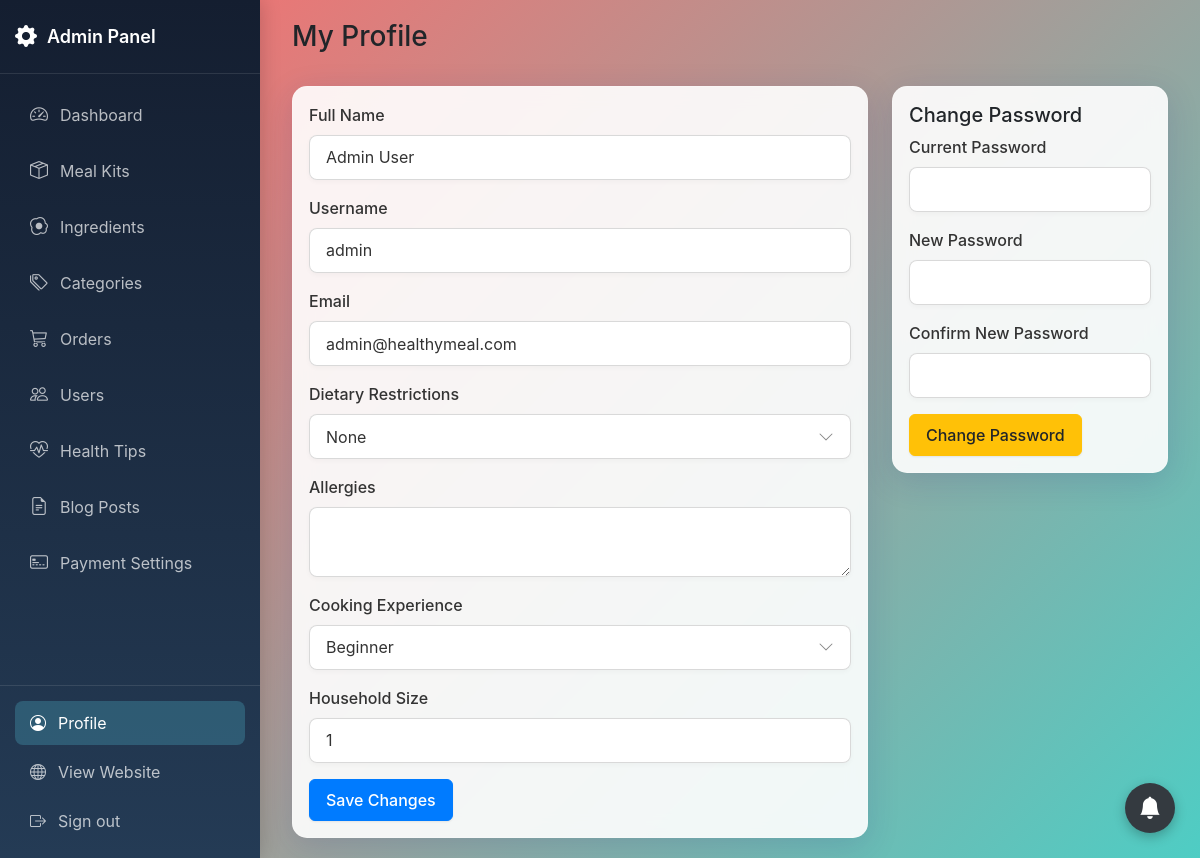
Screenshot of /admin/profile.php (signed in) with the database file from the repository.
### tables this page shows
CREATE TABLE users (
    user_id INT PRIMARY KEY AUTO_INCREMENT,
    username VARCHAR(50) UNIQUE NOT NULL,
    email VARCHAR(100) UNIQUE NOT NULL,
    password VARCHAR(255) NOT NULL,
    full_name VARCHAR(100) NOT NULL,
    role TINYINT(1) DEFAULT 0 COMMENT '0: user, 1: admin',
    is_active TINYINT(1) DEFAULT 1 COMMENT '0: inactive, 1: active',
    last_login_at DATETIME DEFAULT NULL,
    inactivity_reason VARCHAR(255) DEFAULT NULL,
    deactivated_at DATETIME DEFAULT NULL,
    reactivated_at DATETIME DEFAULT NULL,
    created_at TIMESTAMP DEFAULT CURRENT_TIMESTAMP
);

### admin/profile.php (the view, shortened to what this page needs)
<?php
require_once '../includes/auth_check.php';
$user_id = $_SESSION['user_id'];
$stmt = $mysqli->prepare("
    SELECT u.*, up.dietary_restrictions, up.allergies, up.cooking_experience, up.household_size
    FROM users u
    LEFT JOIN user_preferences up ON u.user_id = up.user_id
    WHERE u.user_id = ?
");
$stmt->bind_param("i", $user_id);
$stmt->execute();
$user = $stmt->get_result()->fetch_assoc();
?>
<!DOCTYPE html>
<html lang="en">
<head>
    <link href="https://cdn.jsdelivr.net/npm/bootstrap@5.3.0/dist/css/bootstrap.min.css" rel="stylesheet">
    <link rel="stylesheet" href="https://cdn.jsdelivr.net/npm/bootstrap-icons@1.11.3/font/bootstrap-icons.min.css">
    <link rel="stylesheet" href="assets/css/admin.css">
</head>
<body>
<div class="admin-container">
    <?php include 'includes/sidebar.php'; ?>
    <main class="main-content">
        <div class="container-fluid">
            <div class="row mb-4">
                <div class="col-12">
                    <h3 class="page-title">My Profile</h3>
                </div>
            </div>
            <div class="row">
                <div class="col-md-8">
                    <div class="card">
                        <div class="card-body">
                            <form id="profileForm">
                                <div class="mb-3">
                                    <label class="form-label">Full Name</label>
                                    <input type="text" class="form-control" name="full_name" value="<?php echo htmlspecialchars($user['full_name']); ?>" required>
                                </div>
                                <div class="mb-3">
                                    <label class="form-label">Username</label>
                                    <input type="text" class="form-control" name="username" value="<?php echo htmlspecialchars($user['username']); ?>" required>
                                </div>
                                <div class="mb-3">
                                    <label class="form-label">Email</label>
                                    <input type="email" class="form-control" name="email" value="<?php echo htmlspecialchars($user['email']); ?>" required>
                                </div>
                                <div class="mb-3">
                                    <label class="form-label">Dietary Restrictions</label>
                                    <select class="form-select" name="dietary_restrictions">
                                        <option value="">None</option>
                                    </select>
                                </div>
                                <div class="mb-3">
                                    <label class="form-label">Allergies</label>
                                    <textarea class="form-control" name="allergies" rows="2"><?php echo htmlspecialchars($user['allergies'] ?? ''); ?></textarea>
                                </div>
                                <div class="mb-3">
                                    <label class="form-label">Cooking Experience</label>
                                    <select class="form-select" name="cooking_experience">
                                        <option value="beginner" <?php echo ($user['cooking_experience'] == 'beginner') ? 'selected' : ''; ?>>Beginner</option>
                                    </select>
                                </div>
                                <div class="mb-3">
                                    <label class="form-label">Household Size</label>
                                    <input type="number" class="form-control" name="household_size" value="<?php echo htmlspecialchars($user['household_size'] ?? 1); ?>" min="1">
                                </div>
                                <button type="button" class="btn btn-primary" onclick="updateProfile()">Save Changes</button>
                            </form>
                        </div>
                    </div>
                </div>
                <div class="col-md-4">
                    <div class="card">
                        <div class="card-body">
                            <h5 class="card-title">Change Password</h5>
                            <form id="passwordForm">
                                <div class="mb-3">
                                    <label class="form-label">Current Password</label>
                                    <input type="password" class="form-control" name="current_password" required>
                                </div>
                                <div class="mb-3">
                                    <label class="form-label">New Password</label>
                                    <input type="password" class="form-control" name="new_password" required>
                                </div>
                                <div class="mb-3">
                                    <label class="form-label">Confirm New Password</label>
                                    <input type="password" class="form-control" name="confirm_password" required>
                                </div>
                                <button type="button" class="btn btn-warning" onclick="updatePassword()">Change Password</button>
                            </form>
                        </div>
                    </div>
                </div>
            </div>
        </div>
    </main>
</div>
</body>
</html>

### admin/assets/css/admin.css (style rules this page uses)
body { min-height: 100vh; background: linear-gradient(135deg, #ff6b6b 0%, #4ecdc4 100%); overflow-x: hidden; margin: 0; padding: 0; font-family: -apple-system, BlinkMacSystemFont, "Segoe UI", Roboto, Oxygen-Sans, Ubuntu, Cantarell, "Helvetica Neue", sans-serif; }
.admin-container { display: flex; min-height: 100vh; position: relative; width: 100%; }
.main-content { flex: 1; margin-left: 260px; padding: 20px; overflow-y: auto; position: relative; min-height: 100vh; transition: all 0.3s ease; width: calc(100% - 260px); }
.card { background: rgba(255, 255, 255, 0.9); backdrop-filter: blur(10px); -webkit-backdrop-filter: blur(10px); border: 1px solid rgba(255, 255, 255, 0.18); box-shadow: 0 8px 32px 0 rgba(31, 38, 135, 0.15); border-radius: 15px; }
.btn-primary { background-color: #007bff; border-color: #007bff; color: white; }
.btn-warning { background-color: #ffc107; border-color: #ffc107; color: #212529; }
.form-control, .form-select { background: rgba(255, 255, 255, 0.9); border: 1px solid rgba(255, 255, 255, 0.18); border-radius: 8px; padding: 0.5rem 1rem; backdrop-filter: blur(4px); -webkit-backdrop-filter: blur(4px); }
.form-label { color: #333; font-weight: 500; margin-bottom: 0.5rem; }
.btn { font-weight: 500; padding: 0.5rem 1rem; border-radius: 6px; transition: all 0.2s ease-in-out; box-shadow: 0 1px 2px rgba(0, 0, 0, 0.08); }
.form-control, .form-select, .input-group-text, .dataTables_wrapper .dataTables_length select, .dataTables_wrapper .dataTables_filter input, input[type="text"], input[type="email"], input[type="password"], input[type="number"], input[type="date"], input[type="time"], input[type="search"], textarea, select { background: rgba(255, 255, 255, 0.95); border: 1px solid rgba(0, 0, 0, 0.15) !important; border-radius: 8px; padding: 0.6rem 1rem; color: #333; box-shadow: 0 2px 5px rgba(0, 0, 0, 0.03); transition: all 0.2s ease-in-out; }
select.form-select { background-repeat: no-repeat; background-position: right 1rem center; background-size: 1rem; padding-right: 2.5rem; appearance: none; }
::placeholder { color: #aaa !important; opacity: 1; }

### rows the page displays
users: full_name "Admin User", username "admin", email "admin@healthymeal.com"
